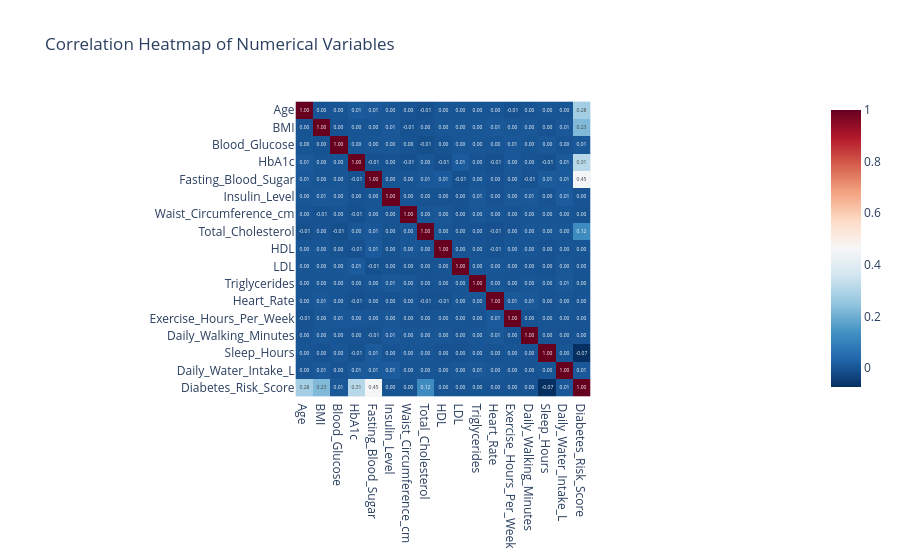

This figure's notebook cell:
### Markdown cell above
<h4 style="color:#4CAF50;">Visulaization-Heatmap</h4>

### Code cell
fig = px.imshow(
    correlation_matrix,
    text_auto='.2f',
    title='Correlation Heatmap of Numerical Variables',
    color_continuous_scale='RdBu_r'
)

fig.show()

### Figure 1 — Plotly figure (JSON) as saved in the notebook; plotly's stock layout.template omitted (floating-point values rounded to 4 significant figures; data arrays with more than 128 entries replaced by an {"elided": "..."} marker saying what was removed)
{"data": [{"coloraxis": "coloraxis", "hovertemplate": "x: %{x}<br>y: %{y}<br>color: %{z}<extra></extra>", "name": "0", "texttemplate": "%{z:.2f}", "type": "heatmap", "x": ["Age", "BMI", "Blood_Glucose", "HbA1c", "Fasting_Blood_Sugar", "Insulin_Level", "Waist_Circumference_cm", "Total_Cholesterol", "HDL", "LDL", "Triglycerides", "Heart_Rate", "Exercise_Hours_Per_Week", "Daily_Walking_Minutes", "Sleep_Hours", "Daily_Water_Intake_L", "Diabetes_Risk_Score"], "xaxis": "x", "y": ["Age", "BMI", "Blood_Glucose", "HbA1c", "Fasting_Blood_Sugar", "Insulin_Level", "Waist_Circumference_cm", "Total_Cholesterol", "HDL", "LDL", "Triglycerides", "Heart_Rate", "Exercise_Hours_Per_Week", "Daily_Walking_Minutes", "Sleep_Hours", "Daily_Water_Intake_L", "Diabetes_Risk_Score"], "yaxis": "y", "z": {"elided": "17x17 float values"}}], "layout": {"coloraxis": {"colorscale": [[0, "rgb(5,48,97)"], [0.1, "rgb(33,102,172)"], [0.2, "rgb(67,147,195)"], [0.3, "rgb(146,197,222)"], [0.4, "rgb(209,229,240)"], [0.5, "rgb(247,247,247)"], [0.6, "rgb(253,219,199)"], [0.7, "rgb(244,165,130)"], [0.8, "rgb(214,96,77)"], [0.9, "rgb(178,24,43)"], [1, "rgb(103,0,31)"]]}, "title": {"text": "Correlation Heatmap of Numerical Variables"}, "xaxis": {"anchor": "y", "constrain": "domain", "domain": [0, 1], "scaleanchor": "y"}, "yaxis": {"anchor": "x", "autorange": "reversed", "constrain": "domain", "domain": [0, 1]}}}
